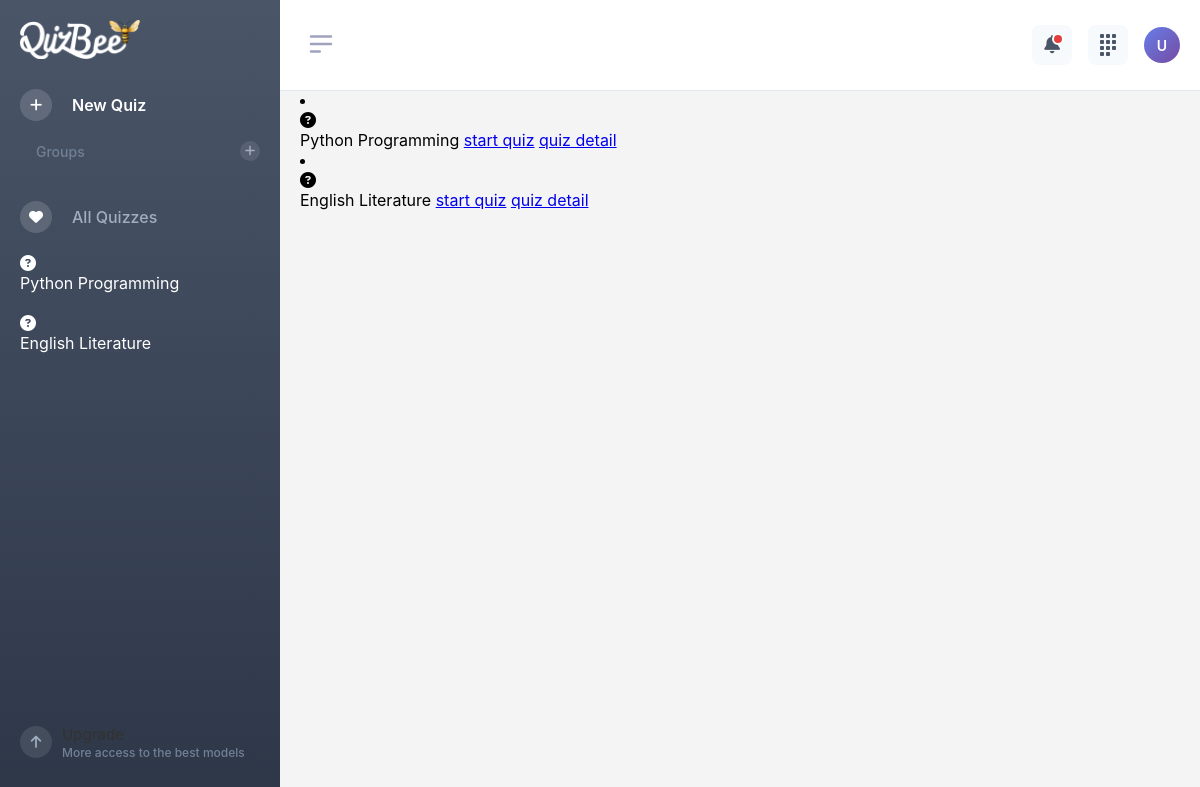
/all_quizes/ (signed in), run on an earlier commit of the app's database.
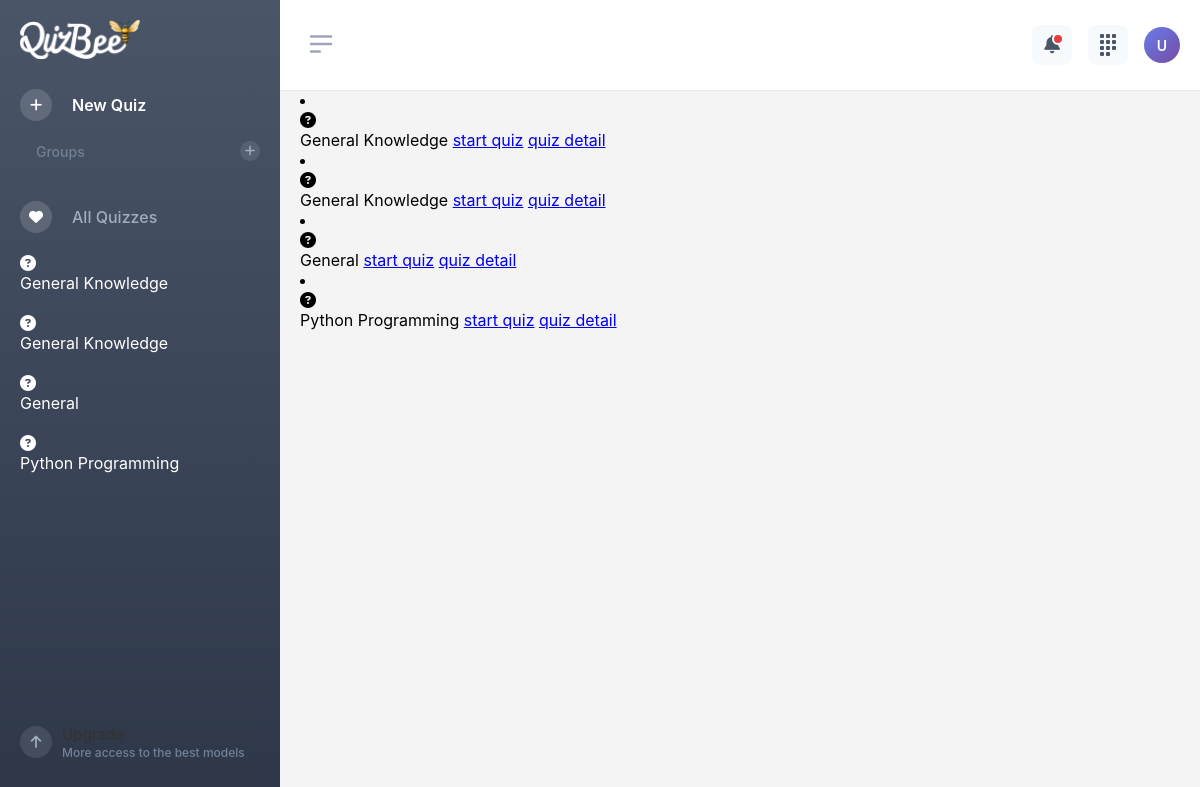
And on a later commit of the database.
### app/models.py (models this page shows, shortened)
class Quiz(models.Model):
    QUESTION_PREFERENCES = [
        ('SHORT', 'Short Questions'),
        ('TF', 'True/False'),
        ('MCQ', 'Multiple Choice'),
        ('FILL', 'Fill in the Blank'),
        ('MIX', 'Mix'),
    ]
    topic = models.CharField(max_length=200)
    difficulty = models.IntegerField(default=1)
    user = models.ForeignKey(User, on_delete=models.CASCADE, null=True, blank=True, related_name="quizzes")
    question_preference = models.CharField(max_length=10, choices=QUESTION_PREFERENCES, default="MIX")

### app/views.py (the view)
# urls.py: path('all_quizes/', views.all_quizes, name='all_quizes'),
def all_quizes(request):
    quizzes = Quiz.objects.filter(user=request.user)
    return render(request, 'all-quizes.html', {'quizzes': quizzes})

### templates/all-quizes.html (shortened to what this page needs)
{% extends "base.html" %}
{% block content %}
        {% for quiz in quizzes %}
          <li>
              <div class="icon-circle"><i class="fa-solid fa-circle-question"></i></div>
              <span class="label">{{ quiz.topic }}</span>
            <a href="{% url "quiz_take" quiz.id %}">start quiz</a>
            <a href="{% url "quiz_detail" quiz.id %}">quiz detail</a>
          </li>
        {% empty %}
          <li>
            <span class="label text-muted">No quizzes yet</span>
          </li>
        {% endfor %}
{% endblock content %}

### templates/base.html (shortened to what this page needs)
{% load static %}
<!DOCTYPE html>
<html lang="en">
<head>
  <link rel="stylesheet" href="https://cdnjs.cloudflare.com/ajax/libs/font-awesome/6.5.0/css/all.min.css">
  <link rel="stylesheet" href="{% static 'css/base.css' %}">
</head>
<body>
  <div class="container">
    <div class="sidebar" id="sidebar">
      <div class="logo">
        <img src="{% static 'images/slide-logo.webp' %}" alt="Main Logo" class="main-logo">
      </div>
      <ul>
        <li>
          <a href="{% url "main" %}">
            <div class="icon-circle"><i class="fa-solid fa-plus"></i></div>
            <span class="label">New Quiz</span>
          </a>
        </li>
        <li>
          <a href="#">
            <span class="label">Groups</span>
            <div class="right-circle"><i class="fa-solid fa-plus"></i></div>
          </a>
        </li>
        <li>
          <a href="{% url "all_quizes" %}">
            <div class="icon-circle"><i class="fa-solid fa-heart"></i></div>
            <span class="label">All Quizzes</span>
          </a>
        </li>
        {% for quiz in quizzes %}
          <li>
              <div class="icon-circle"><i class="fa-solid fa-circle-question"></i></div>
              <span class="label">{{ quiz.topic }}</span>
          </li>
        {% empty %}
          <li>
            <span class="label text-muted">No quizzes yet</span>
          </li>
        {% endfor %}
        <li class="upgrade">
          <div class="icon-circle"><i class="fa-solid fa-arrow-up"></i></div>
          <div class="upgrade-text">
            Upgrade<br>
            <small>More access to the best models</small>
          </div>
        </li>
      </ul>
    </div>
    <div class="navbar">
      <div class="navbar-left">
        <button class="toggle-btn" onclick="toggleSidebar()">
          <img src="{% static 'images/menu-icon.svg' %}" alt="Toggle Sidebar" id="toggleIcon" width="30" height="30">
        </button>
      </div>
      <div class="navbar-right">
        <button class="navbar-icon bell-icon">
          <i class="fa-solid fa-bell"></i>
        </button>
        <button class="navbar-icon">
          <div class="apps-grid">
            <div class="dot"></div><div class="dot"></div><div class="dot"></div>
            <div class="dot"></div><div class="dot"></div><div class="dot"></div>
            <div class="dot"></div><div class="dot"></div><div class="dot"></div>
          </div>
        </button>
        <div class="profile-avatar">U</div>
      </div>
    </div>
    <div class="main-content">
      {% block content %}{% endblock %}
    </div>
  </div>
</body>
</html>

What changed in the data, as far as the page shows it:
removed Quiz: topic "English Literature"
added Quiz: topic "General Knowledge"
added Quiz: topic "General Knowledge"
added Quiz: topic "General"
